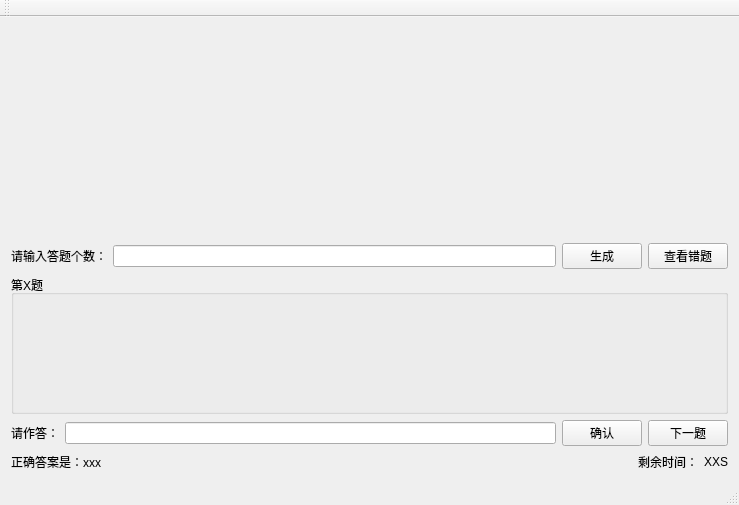
<?xml version="1.0" encoding="UTF-8"?>
<ui version="4.0">
 <class>CalcYLClass</class>
 <widget class="QMainWindow" name="CalcYLClass">
  <property name="geometry">
   <rect>
    <x>0</x>
    <y>0</y>
    <width>739</width>
    <height>505</height>
   </rect>
  </property>
  <property name="windowTitle">
   <string>CalcYL</string>
  </property>
  <widget class="QWidget" name="centralWidget">
   <layout class="QVBoxLayout" name="verticalLayout" stretch="3,2,2,2,0">
    <item>
     <layout class="QHBoxLayout" name="horizontalLayout_5">
      <item>
       <spacer name="horizontalSpacer_2">
        <property name="orientation">
         <enum>Qt::Horizontal</enum>
        </property>
        <property name="sizeHint" stdset="0">
         <size>
          <width>40</width>
          <height>20</height>
         </size>
        </property>
       </spacer>
      </item>
      <item>
       <widget class="QLabel" name="label">
        <property name="styleSheet">
         <string notr="true">font: 16pt &quot;AcadEref&quot;;</string>
        </property>
        <property name="text">
         <string/>
        </property>
       </widget>
      </item>
      <item>
       <spacer name="horizontalSpacer_3">
        <property name="orientation">
         <enum>Qt::Horizontal</enum>
        </property>
        <property name="sizeHint" stdset="0">
         <size>
          <width>40</width>
          <height>20</height>
         </size>
        </property>
       </spacer>
      </item>
     </layout>
    </item>
    <item>
     <layout class="QHBoxLayout" name="horizontalLayout">
      <item>
       <widget class="QLabel" name="label_2">
        <property name="text">
         <string>请输入答题个数：</string>
        </property>
       </widget>
      </item>
      <item>
       <widget class="QLineEdit" name="TestNInEdt"/>
      </item>
      <item>
       <widget class="QPushButton" name="PushTestBtn">
        <property name="text">
         <string>生成</string>
        </property>
       </widget>
      </item>
      <item>
       <widget class="QPushButton" name="ErtestBtn">
        <property name="text">
         <string>查看错题</string>
        </property>
       </widget>
      </item>
     </layout>
    </item>
    <item>
     <widget class="QGroupBox" name="groupBox">
      <property name="title">
       <string>第X题</string>
      </property>
      <layout class="QHBoxLayout" name="horizontalLayout_2">
       <item>
        <widget class="QLabel" name="TestLab">
         <property name="styleSheet">
          <string notr="true">font: 16pt &quot;AcadEref&quot;;</string>
         </property>
         <property name="text">
          <string/>
         </property>
        </widget>
       </item>
      </layout>
     </widget>
    </item>
    <item>
     <layout class="QHBoxLayout" name="horizontalLayout_3">
      <item>
       <widget class="QLabel" name="label_6">
        <property name="text">
         <string>请作答：</string>
        </property>
       </widget>
      </item>
      <item>
       <widget class="QLineEdit" name="AnsEdt"/>
      </item>
      <item>
       <widget class="QPushButton" name="AnsOkBtn">
        <property name="text">
         <string>确认</string>
        </property>
       </widget>
      </item>
      <item>
       <widget class="QPushButton" name="pushButton">
        <property name="text">
         <string>下一题</string>
        </property>
       </widget>
      </item>
     </layout>
    </item>
    <item>
     <layout class="QHBoxLayout" name="horizontalLayout_4">
      <item>
       <widget class="QLabel" name="TrueAnsLab">
        <property name="text">
         <string>正确答案是：xxx</string>
        </property>
       </widget>
      </item>
      <item>
       <spacer name="horizontalSpacer">
        <property name="orientation">
         <enum>Qt::Horizontal</enum>
        </property>
        <property name="sizeHint" stdset="0">
         <size>
          <width>98</width>
          <height>20</height>
         </size>
        </property>
       </spacer>
      </item>
      <item>
       <widget class="QLabel" name="label_5">
        <property name="text">
         <string>剩余时间：</string>
        </property>
       </widget>
      </item>
      <item>
       <widget class="QLabel" name="TimeOutLab">
        <property name="text">
         <string>XXS</string>
        </property>
       </widget>
      </item>
     </layout>
    </item>
   </layout>
  </widget>
  <widget class="QMenuBar" name="menuBar">
   <property name="geometry">
    <rect>
     <x>0</x>
     <y>0</y>
     <width>739</width>
     <height>26</height>
    </rect>
   </property>
  </widget>
  <widget class="QToolBar" name="mainToolBar">
   <attribute name="toolBarArea">
    <enum>TopToolBarArea</enum>
   </attribute>
   <attribute name="toolBarBreak">
    <bool>false</bool>
   </attribute>
  </widget>
  <widget class="QStatusBar" name="statusBar"/>
 </widget>
 <layoutdefault spacing="6" margin="11"/>
 <resources>
  <include location="calcyl.qrc"/>
 </resources>
 <connections/>
</ui>
